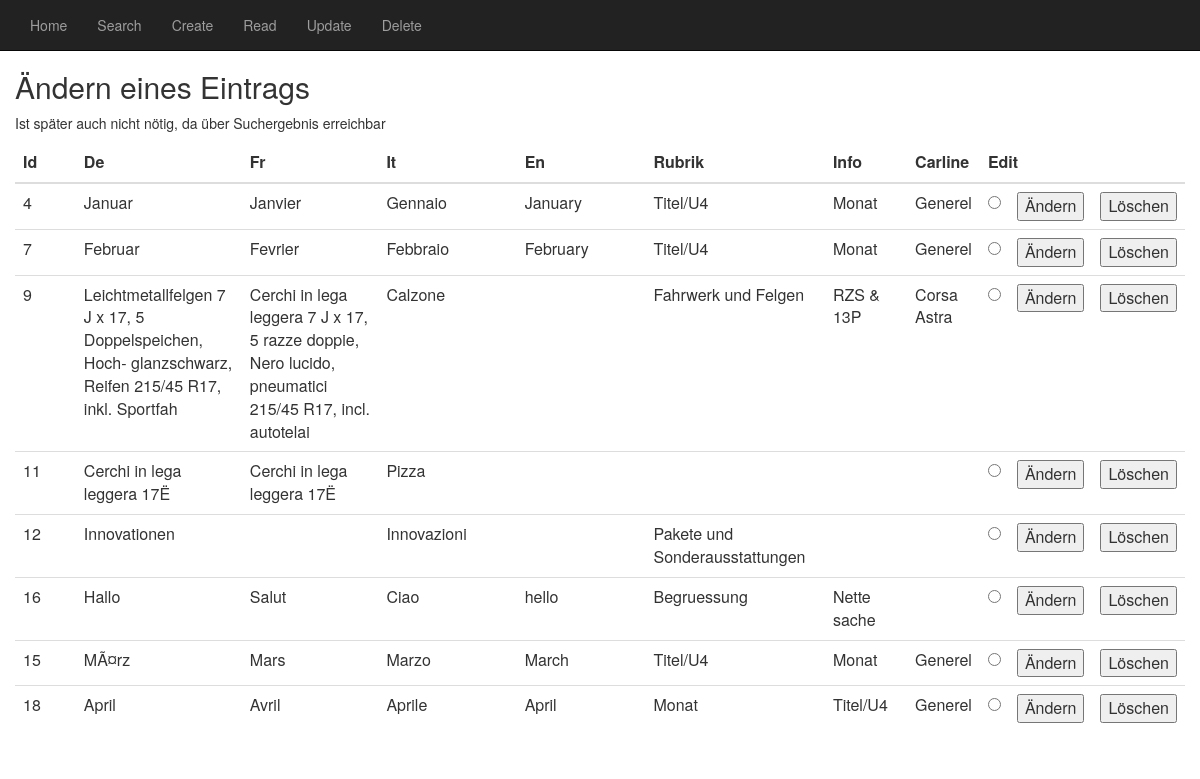
The app's page /Sandbox/003_db_aendern_a.php, older data.
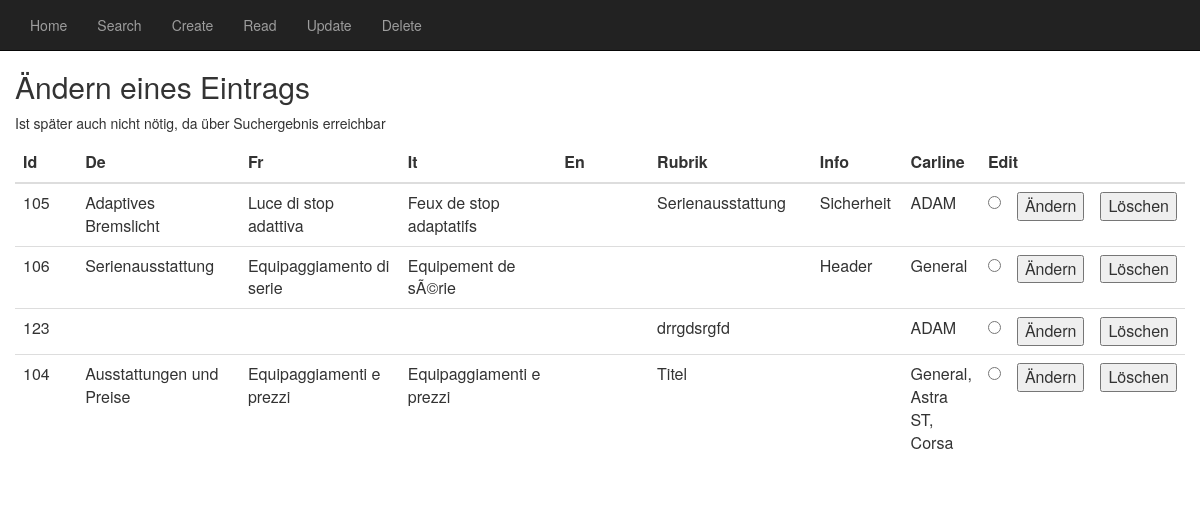
The same page, newer data.
### tables this page shows
CREATE TABLE `rosetta_data` (
  `token` varchar(100) DEFAULT NULL,
  `id` int(5) NOT NULL,
  `date` timestamp NOT NULL DEFAULT CURRENT_TIMESTAMP ON UPDATE CURRENT_TIMESTAMP,
  `de` varchar(100) DEFAULT NULL,
  `fr` varchar(100) DEFAULT NULL,
  `it` varchar(100) DEFAULT NULL,
  `en` varchar(100) DEFAULT NULL,
  `rubrik` varchar(500) DEFAULT NULL,
  `info` varchar(200) DEFAULT NULL,
  `carline` varchar(500) DEFAULT NULL
);

### Sandbox/include/view_table.php (the view)
<table class="table table-hover table-responsive">
    <thead>
        <tr>
            <th class="col-sm-1">Id</th>
            <th class="col-sm-2">De</a></th>
            <th class="col-sm-2">Fr</th>
            <th class="col-sm-2">It</th>
            <th class="col-sm-2">En</th>
            <th class="col-sm-2">Rubrik</th>
            <th class="col-sm-2">Info</th>
            <th class="col-sm-2">Carline</th>
            <th class="col-sm-2" colspan="3">Edit</th>
        </tr>
    </thead>
<?php
while ($dsatz = mysqli_fetch_assoc($res))
{
    echo    "<tr>".
        "<td>" . $dsatz["id"]        . "</td>".
        "<td>" . $dsatz["de"]        . "</td>".
        "<td>" . $dsatz["fr"]        . "</td>".
        "<td>" . $dsatz["it"]        . "</td>".
        "<td>" . $dsatz["en"]        . "</td>".
        "<td>" . $dsatz["rubrik"]    . "</td>".
        "<td>" . $dsatz["info"]      . "</td>".
        "<td>" . $dsatz["carline"]   . "</td>".
        "<td ><input type='radio' name='auswahl' class=\"radioButton\" onchange=\"testFunction();\" value='" . $dsatz["id"] . "' /></td>".
        "<td >
            <input  type=\"submit\" value=\"Ändern\" class=\"editButton\"  formaction=\"003_db_aendern_b.php\"></button>
        </td>".
        "<td >
            <input  type=\"submit\" value=\"Löschen\" class=\"editButton\"   formaction=\"003_db_loeschen_b.php\"></button>
        </td>";
    echo    "</tr>";
}
echo    "</table>";
?>

### Sandbox/elements/header.php (shortened to what this page needs)
<html>
    <head>
        <link href="https://slimou.de/___Bootstrap/bootstrap/css/bootstrap.min.css" rel="stylesheet">
        <link href="css/layout.css" rel="stylesheet">
    </head>
    <body>
        <?php
        include 'elements/navigation.php';
        ?>
        <div class="container-fluid content">

### Sandbox/elements/navigation.php (shortened to what this page needs)
<nav class="navbar navbar-inverse navbar-fixed-top">
    <div class="container-fluid">
        <div class="collapse navbar-collapse navbar-left" id="bs-exmple-navbar-collapse-1">
            <ul class="nav navbar-nav">
                <li><a href="index.php">Home</a></li>
                <li><a href="003_db_suchen_a.php">Search</a></li>
                <li><a href="003_db_erzeugen_a.php">Create</a></li>
                <li><a href="003_db_anzeigen.php">Read</a></li>
                <li><a href="003_db_aendern_a.php">Update</a></li>
                <li><a href="003_db_loeschen_a.php">Delete</a></li>
            </ul>
        </div>
    </div>
</nav>

### Sandbox/003_db_aendern_a.php (shortened to what this page needs)
<?php
include "elements/header.php";
?>
<h2>Ändern eines Eintrags</h2>
<p>Ist später auch nicht nötig, da über Suchergebnis erreichbar</p>
<?php
include "include/db_connect.php";
?>
    <form action = "003_db_aendern_b.php" method = "post">
        <?php
            $res = mysqli_query($con, "select * from rosetta_data");
            include "include/view_table.php";
        ?>
    </form>

### Sandbox/css/layout.css (style rules this page uses)
.content { position: relative; top: 50px; }

Row changes from the older to the newer data that the page shows:
removed rosetta_data: id "4", de "Januar", fr "Janvier", it "Gennaio", en "January", rubrik "Titel/U4", info "Monat", carline "Generel"
removed rosetta_data: id "7", de "Februar", fr "Fevrier", it "Febbraio", en "February", rubrik "Titel/U4", info "Monat", carline "Generel"
removed rosetta_data: id "9", de "Leichtmetallfelgen 7 J x 17, 5 Doppelspeichen, Hoch- glanzschwarz, Reifen 215/45 R17, inkl. Sportfah", fr "Cerchi in lega leggera 7 J x 17, 5 razze doppie, Nero lucido, pneumatici 215/45 R17, incl. autotelai", it "Calzone", rubrik "Fahrwerk und Felgen", info "RZS & 13P", carline "Corsa Astra"
removed rosetta_data: id "11", de "Cerchi in lega leggera 17Ë", fr "Cerchi in lega leggera 17Ë", it "Pizza"
removed rosetta_data: id "12", de "Innovationen", it "Innovazioni", rubrik "Pakete und Sonderausstattungen"
removed rosetta_data: id "16", de "Hallo", fr "Salut", it "Ciao", en "hello", rubrik "Begruessung", info "Nette sache"
removed rosetta_data: id "15", de "MÃ¤rz", fr "Mars", it "Marzo", en "March", rubrik "Titel/U4", info "Monat", carline "Generel"
removed rosetta_data: id "18", de "April", fr "Avril", it "Aprile", en "April", rubrik "Monat", info "Titel/U4", carline "Generel"
added rosetta_data: id "105", de "Adaptives Bremslicht", fr "Luce di stop adattiva", it "Feux de stop adaptatifs", rubrik "Serienausstattung", info "Sicherheit", carline "ADAM"
added rosetta_data: id "106", de "Serienausstattung", fr "Equipaggiamento di serie", it "Equipement de sÃ©rie", info "Header", carline "General"
added rosetta_data: id "123", rubrik "drrgdsrgfd", carline "ADAM"
added rosetta_data: id "104", de "Ausstattungen und Preise", fr "Equipaggiamenti e prezzi", it "Equipaggiamenti e prezzi", rubrik "Titel", carline "General, Astra ST, Corsa"
